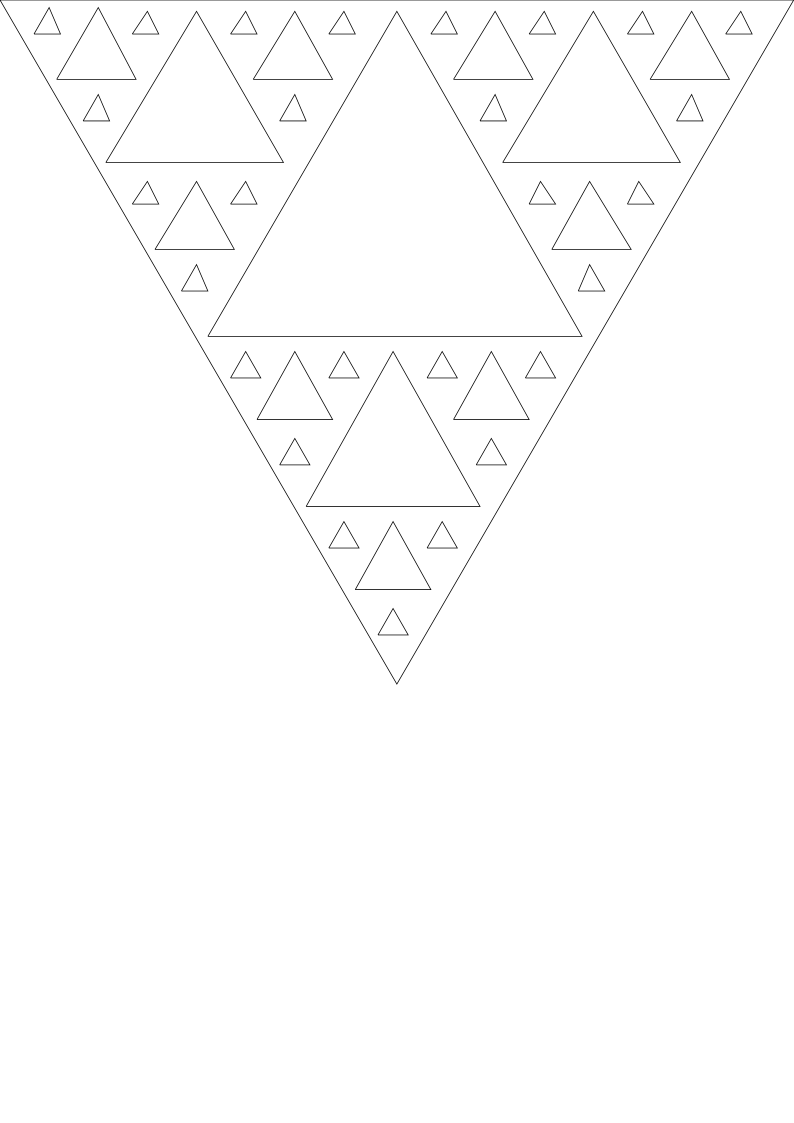

Source code (Python):
#!/usr/bin/python
# from turtle import Turtle
# from turtle import done
from SVGTurtle import Turtle, done
import math

def triangle(t, l):
    for i in xrange(3):
        t.forward(l)
        t.right(120)

def sierpinski_inner(t, l, space):
    inner_length = l / 2 - 2 * math.cos(math.pi * 30.0 / 180.0) * space
    if inner_length < max(space, 2):
        return
    t.penup()
    t.forward(l / 2)
    t.right(90)
    t.forward(space)
    t.left(30)
    t.pendown()
    triangle(t, inner_length)
    t.penup()
    t.left(150)
    t.forward(space)
    t.right(90)
    t.pendown()
    sierpinski_inner(t, l / 2, space)
    t.penup()
    t.left(180)
    t.forward(l/2)
    t.right(180)
    t.pendown()
    sierpinski_inner(t, l / 2, space)
    t.penup()
    t.right(60)
    t.forward(l/2)
    t.left(60)
    t.pendown()
    sierpinski_inner(t, l / 2, space)
    t.penup()
    t.left(120)
    t.forward(l / 2)
    t.right(120)
    t.pendown()

def sierpinski(t, l, space):
    t.left(60)
    triangle(t, l)
    sierpinski_inner(t, l, space)
    
t = Turtle()
sierpinski(t, 210, 3)


done()
